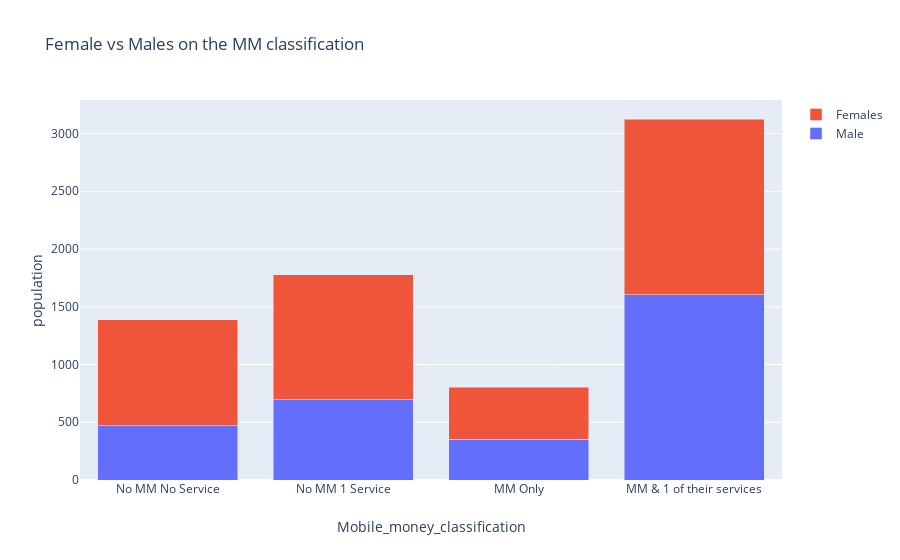

The notebook cell this image was saved under:
### Code cell
import plotly.graph_objects as go
classifications = ['No MM No Service','No MM 1 Service','MM Only','MM & 1 of their services']
fig = go.Figure(data=[
    go.Bar(name='Male', x=classifications, y=[468, 695, 354, 1605]),
    go.Bar(name='Females', x=classifications, y=[918, 1083, 450, 1521])
])

fig.update_layout(
    title='Female vs Males on the MM classification',
    xaxis=dict(
        title='Mobile_money_classification',
    ),
    yaxis=dict(
        title='population'
    ))

# Change the bar mode
fig.update_layout(barmode='stack')
fig.show()
fig.write_image('figure.png')

### Figure 1 — Plotly figure (JSON) as saved in the notebook; plotly's stock layout.template omitted (floating-point values rounded to 4 significant figures)
{"data": [{"name": "Male", "type": "bar", "x": ["No MM No Service", "No MM 1 Service", "MM Only", "MM & 1 of their services"], "y": [468, 695, 354, 1605]}, {"name": "Females", "type": "bar", "x": ["No MM No Service", "No MM 1 Service", "MM Only", "MM & 1 of their services"], "y": [918, 1083, 450, 1521]}], "layout": {"barmode": "stack", "title": {"text": "Female vs Males on the MM classification"}, "xaxis": {"title": {"text": "Mobile_money_classification"}}, "yaxis": {"title": {"text": "population"}}}}
